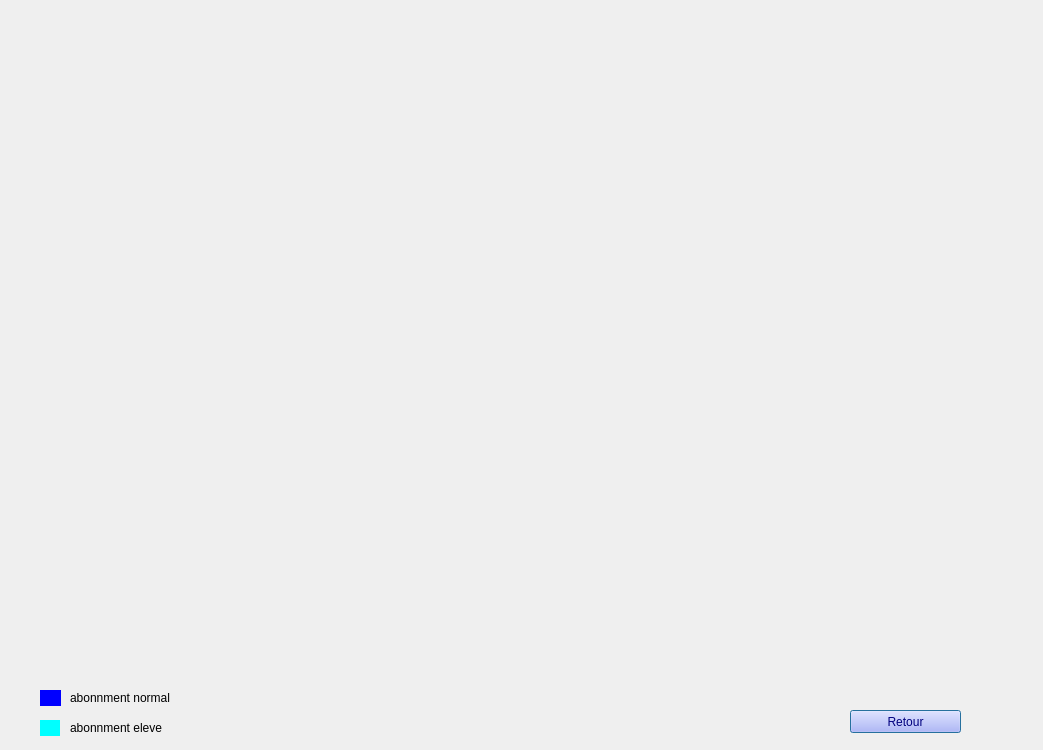
<?xml version="1.0" encoding="UTF-8"?>
<ui version="4.0">
 <class>statisticBus</class>
 <widget class="QDialog" name="statisticBus">
  <property name="geometry">
   <rect>
    <x>0</x>
    <y>0</y>
    <width>1043</width>
    <height>750</height>
   </rect>
  </property>
  <property name="windowTitle">
   <string>Dialog</string>
  </property>
  <widget class="QPushButton" name="retour">
   <property name="geometry">
    <rect>
     <x>850</x>
     <y>710</y>
     <width>111</width>
     <height>23</height>
    </rect>
   </property>
   <property name="styleSheet">
    <string notr="true">font: 75 italic 8pt &quot;MS Shell Dlg 2&quot;;
color: rgb(0, 0, 127);
background-color: rgb(170, 170, 255);
</string>
   </property>
   <property name="text">
    <string>Retour</string>
   </property>
  </widget>
  <widget class="QLabel" name="label">
   <property name="geometry">
    <rect>
     <x>70</x>
     <y>690</y>
     <width>171</width>
     <height>16</height>
    </rect>
   </property>
   <property name="text">
    <string>abonnment normal</string>
   </property>
  </widget>
  <widget class="QWidget" name="widget" native="true">
   <property name="geometry">
    <rect>
     <x>40</x>
     <y>690</y>
     <width>21</width>
     <height>16</height>
    </rect>
   </property>
   <property name="styleSheet">
    <string notr="true">
background-color: rgb(0, 0, 255);</string>
   </property>
   <widget class="QWidget" name="widget_4" native="true">
    <property name="geometry">
     <rect>
      <x>10</x>
      <y>10</y>
      <width>16</width>
      <height>16</height>
     </rect>
    </property>
    <property name="styleSheet">
     <string notr="true">
background-color: rgb(0, 0, 255);</string>
    </property>
   </widget>
   <widget class="QWidget" name="widget_2" native="true">
    <property name="geometry">
     <rect>
      <x>0</x>
      <y>130</y>
      <width>21</width>
      <height>16</height>
     </rect>
    </property>
    <property name="styleSheet">
     <string notr="true">
background-color: rgb(0, 0, 255);</string>
    </property>
    <widget class="QWidget" name="widget_6" native="true">
     <property name="geometry">
      <rect>
       <x>10</x>
       <y>10</y>
       <width>16</width>
       <height>16</height>
      </rect>
     </property>
     <property name="styleSheet">
      <string notr="true">
background-color: rgb(0, 0, 255);</string>
     </property>
    </widget>
   </widget>
   <widget class="QPushButton" name="retour_2">
    <property name="geometry">
     <rect>
      <x>810</x>
      <y>20</y>
      <width>111</width>
      <height>23</height>
     </rect>
    </property>
    <property name="styleSheet">
     <string notr="true">font: 75 italic 8pt &quot;MS Shell Dlg 2&quot;;
color: rgb(0, 0, 127);
background-color: rgb(170, 170, 255);
</string>
    </property>
    <property name="text">
     <string>Retour</string>
    </property>
   </widget>
   <widget class="QLabel" name="label_3">
    <property name="geometry">
     <rect>
      <x>30</x>
      <y>30</y>
      <width>161</width>
      <height>16</height>
     </rect>
    </property>
    <property name="text">
     <string>abonnment eleve</string>
    </property>
   </widget>
   <widget class="QLabel" name="label_4">
    <property name="geometry">
     <rect>
      <x>30</x>
      <y>0</y>
      <width>171</width>
      <height>16</height>
     </rect>
    </property>
    <property name="text">
     <string>abonnment normal</string>
    </property>
   </widget>
   <widget class="QWidget" name="widget_7" native="true">
    <property name="geometry">
     <rect>
      <x>0</x>
      <y>30</y>
      <width>20</width>
      <height>16</height>
     </rect>
    </property>
    <property name="styleSheet">
     <string notr="true">background-color: rgb(255, 0, 0);</string>
    </property>
   </widget>
  </widget>
  <widget class="QLabel" name="label_2">
   <property name="geometry">
    <rect>
     <x>70</x>
     <y>720</y>
     <width>161</width>
     <height>16</height>
    </rect>
   </property>
   <property name="text">
    <string>abonnment eleve</string>
   </property>
  </widget>
  <widget class="QWidget" name="widget_5" native="true">
   <property name="geometry">
    <rect>
     <x>40</x>
     <y>720</y>
     <width>20</width>
     <height>16</height>
    </rect>
   </property>
   <property name="styleSheet">
    <string notr="true">background-color: rgb(0,255,255);</string>
   </property>
  </widget>
 </widget>
 <resources/>
 <connections/>
</ui>
